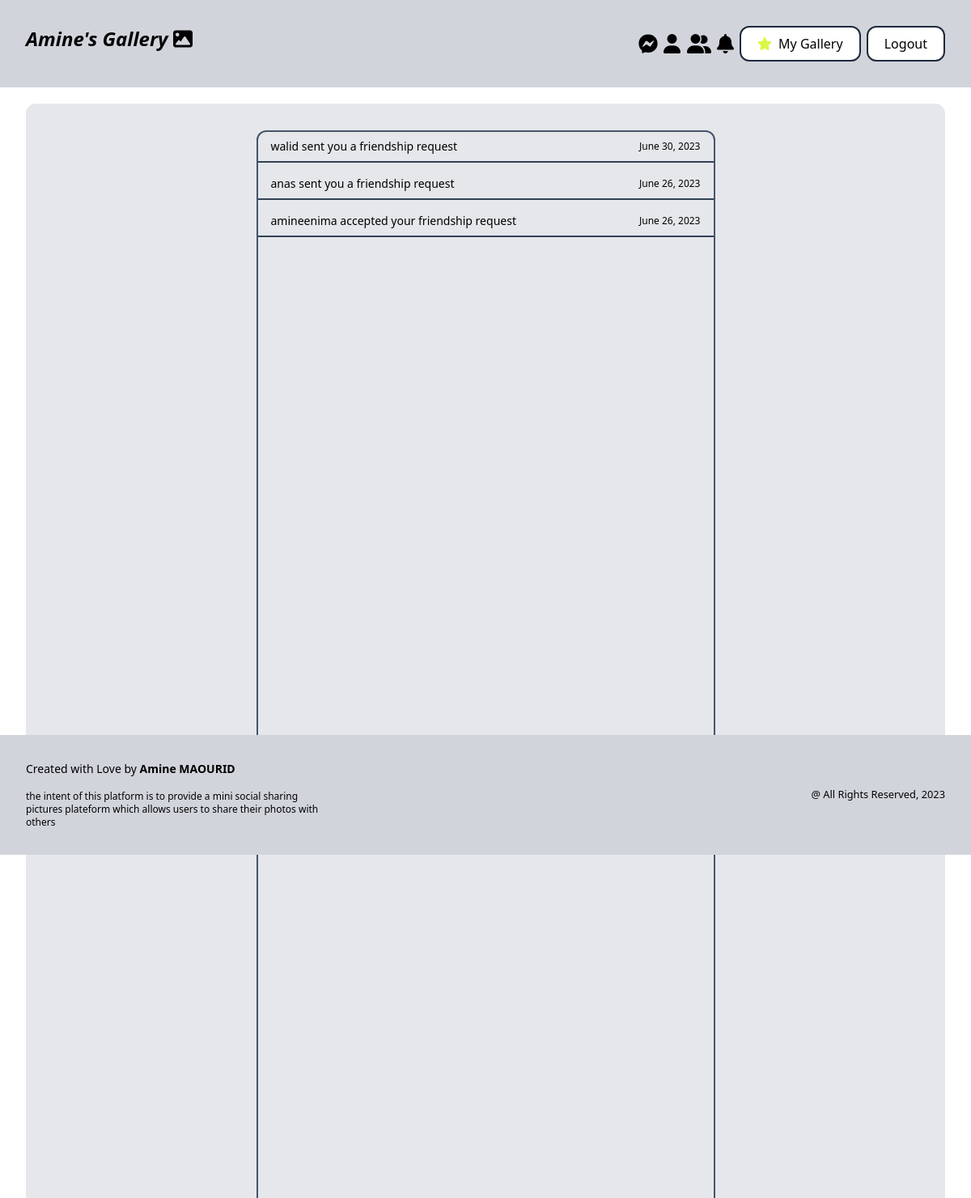
The page /friends/notifications/ (signed in) on the database its author committed.
### friends/models.py (models this page shows, shortened)
class FriendshipNotification(models.Model) :
    class Meta :
        ordering = ('-created_at',)
    intended_to = models.ForeignKey(User, related_name='my_friendship_notifications', on_delete=models.CASCADE)
    content = models.CharField(null=False, blank=False, max_length=200)
    created_at = models.DateTimeField(auto_now_add=True)
    is_seen = models.BooleanField(null=False, blank=False, default=False)
    def since_when(self) :
        if timezone.now() - timedelta(days=1) < self.created_at <= timezone.now() :
            if timezone.now() - timedelta(hours=1) <= self.created_at :
                difference = timezone.now() - self.created_at
                difference_in_seconds = difference.total_seconds()
                difference_in_minutes =int(difference_in_seconds//60)
                if difference_in_minutes == 0 :
                    return 'a few moments ago'
                return f"{difference_in_minutes} minutes ago"
            else :
                difference = timezone.now() - self.created_at
                difference_in_seconds = difference.total_seconds()
                difference_in_hours = int(difference_in_seconds//3600)
                if difference_in_hours == 1 :
                    return f"1 hour ago"
                return f"{difference_in_hours} hours ago"
        elif timezone.now() - timedelta(days=2) < self.created_at <= timezone.now() - timedelta(days=1):
            return "Yesterday"
        else :
            return self.created_at.date()
    def get_username_who_generated_notification(self) :
        username = self.content.split()
        return username[0]

### friends/views.py (the view)
# urls.py: path('notifications/', views.get_notifications, name='notifications'),
@login_required
def get_notifications(request) :
    notifications = request.user.my_friendship_notifications.all()
    unseen_notifications = request.user.my_friendship_notifications.filter(is_seen=False)
    if unseen_notifications.exists() :
        for notif in unseen_notifications :
            notif.is_seen = True
            notif.save()
        return render(request, 'friends/notifications.html', {'all_notifications' : notifications})
    return render(request, 'friends/notifications.html', {'all_notifications' : notifications})

### friends/templates/friends/notifications.html (shortened to what this page needs)
{% extends 'friends/base.html' %}
{% block content %}
        <div class="bg-gray-200 h-screen border rounded-xl flex flex-col py-8">
            {% if all_notifications %}
                    <div class="flex flex-col w-1/2 space-y-2 h-full self-center border-2 border-slate-600 rounded-xl">
                        {% for notif in all_notifications %}
                            <div class="flex justify-between text-sm items-center border-b-2 border-slate-700 py-2 px-4 hover:text-lg">
                                <p class="text-sm hover:text-lg">
                                    <a href="{%  url 'profile:view_profile' notif.get_username_who_generated_notification %}">{{notif.content}}</a>
                                </p>
                                <span class="text-xs hover:text-sm">
                                    {{notif.since_when}}
                                </span>
                            </div>
                        {% endfor %}
                    </div>
            {% else %}
                <div class="self-center m-auto text-xl">
                    No notifications for the moment
                </div>
            {% endif %}
        </div>
{% endblock %}

### rows shown on the page
FriendshipNotification: content "walid sent you a friendship request", since_when "June 30, 2023"
FriendshipNotification: content "anas sent you a friendship request", since_when "June 26, 2023"
FriendshipNotification: content "amineenima accepted your friendship request", since_when "June 26, 2023"
